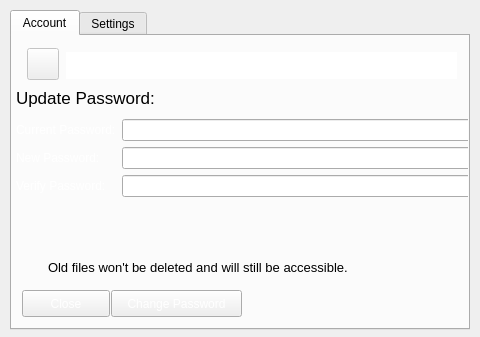
<?xml version="1.0" encoding="UTF-8"?>
<ui version="4.0">
 <class>Form</class>
 <widget class="QWidget" name="Form">
  <property name="windowModality">
   <enum>Qt::WindowModal</enum>
  </property>
  <property name="geometry">
   <rect>
    <x>0</x>
    <y>0</y>
    <width>480</width>
    <height>337</height>
   </rect>
  </property>
  <property name="sizePolicy">
   <sizepolicy hsizetype="Fixed" vsizetype="Fixed">
    <horstretch>0</horstretch>
    <verstretch>0</verstretch>
   </sizepolicy>
  </property>
  <property name="windowTitle">
   <string>Oprivstor Settings</string>
  </property>
  <property name="styleSheet">
   <string notr="true"/>
  </property>
  <widget class="QTabWidget" name="tabWidget">
   <property name="geometry">
    <rect>
     <x>10</x>
     <y>10</y>
     <width>460</width>
     <height>320</height>
    </rect>
   </property>
   <property name="minimumSize">
    <size>
     <width>460</width>
     <height>320</height>
    </size>
   </property>
   <property name="maximumSize">
    <size>
     <width>460</width>
     <height>320</height>
    </size>
   </property>
   <property name="styleSheet">
    <string notr="true"/>
   </property>
   <property name="tabPosition">
    <enum>QTabWidget::North</enum>
   </property>
   <property name="currentIndex">
    <number>0</number>
   </property>
   <widget class="QWidget" name="tab">
    <attribute name="title">
     <string>Account</string>
    </attribute>
    <widget class="QPushButton" name="profile_image">
     <property name="enabled">
      <bool>false</bool>
     </property>
     <property name="geometry">
      <rect>
       <x>15</x>
       <y>12</y>
       <width>32</width>
       <height>32</height>
      </rect>
     </property>
     <property name="minimumSize">
      <size>
       <width>32</width>
       <height>32</height>
      </size>
     </property>
     <property name="maximumSize">
      <size>
       <width>32</width>
       <height>32</height>
      </size>
     </property>
     <property name="focusPolicy">
      <enum>Qt::NoFocus</enum>
     </property>
     <property name="text">
      <string/>
     </property>
     <property name="icon">
      <iconset>
       <normaloff>../icons/profile_image.png</normaloff>../icons/profile_image.png</iconset>
     </property>
     <property name="iconSize">
      <size>
       <width>32</width>
       <height>32</height>
      </size>
     </property>
     <property name="flat">
      <bool>false</bool>
     </property>
    </widget>
    <widget class="QLineEdit" name="username_field">
     <property name="geometry">
      <rect>
       <x>54</x>
       <y>16</y>
       <width>391</width>
       <height>27</height>
      </rect>
     </property>
     <property name="focusPolicy">
      <enum>Qt::NoFocus</enum>
     </property>
     <property name="frame">
      <bool>false</bool>
     </property>
     <property name="readOnly">
      <bool>true</bool>
     </property>
    </widget>
    <widget class="QWidget" name="verticalLayoutWidget">
     <property name="geometry">
      <rect>
       <x>4</x>
       <y>47</y>
       <width>469</width>
       <height>221</height>
      </rect>
     </property>
     <layout class="QVBoxLayout" name="verticalLayout" stretch="0,0,0,0">
      <property name="topMargin">
       <number>0</number>
      </property>
      <property name="bottomMargin">
       <number>20</number>
      </property>
      <item>
       <widget class="QLabel" name="label">
        <property name="minimumSize">
         <size>
          <width>0</width>
          <height>30</height>
         </size>
        </property>
        <property name="maximumSize">
         <size>
          <width>450</width>
          <height>30</height>
         </size>
        </property>
        <property name="font">
         <font>
          <pointsize>13</pointsize>
         </font>
        </property>
        <property name="styleSheet">
         <string notr="true"/>
        </property>
        <property name="text">
         <string>Update Password:</string>
        </property>
       </widget>
      </item>
      <item>
       <layout class="QFormLayout" name="formLayout">
        <item row="0" column="0">
         <widget class="QLabel" name="label_2">
          <property name="styleSheet">
           <string notr="true">color: white</string>
          </property>
          <property name="text">
           <string>Current Password:</string>
          </property>
         </widget>
        </item>
        <item row="1" column="0">
         <widget class="QLabel" name="label_3">
          <property name="styleSheet">
           <string notr="true">color: white</string>
          </property>
          <property name="text">
           <string>New Password:</string>
          </property>
         </widget>
        </item>
        <item row="0" column="1">
         <widget class="QLineEdit" name="current_password">
          <property name="echoMode">
           <enum>QLineEdit::Password</enum>
          </property>
         </widget>
        </item>
        <item row="1" column="1">
         <widget class="QLineEdit" name="new_password">
          <property name="echoMode">
           <enum>QLineEdit::Password</enum>
          </property>
         </widget>
        </item>
        <item row="2" column="0">
         <widget class="QLabel" name="label_8">
          <property name="styleSheet">
           <string notr="true">color: white</string>
          </property>
          <property name="text">
           <string>Verify Password:</string>
          </property>
         </widget>
        </item>
        <item row="2" column="1">
         <widget class="QLineEdit" name="new_password_verify">
          <property name="echoMode">
           <enum>QLineEdit::Password</enum>
          </property>
         </widget>
        </item>
       </layout>
      </item>
      <item>
       <widget class="QLabel" name="error_message">
        <property name="maximumSize">
         <size>
          <width>16777215</width>
          <height>25</height>
         </size>
        </property>
        <property name="text">
         <string/>
        </property>
       </widget>
      </item>
      <item>
       <layout class="QHBoxLayout" name="horizontalLayout_2">
        <property name="spacing">
         <number>0</number>
        </property>
        <item>
         <widget class="QPushButton" name="pushButton_4">
          <property name="enabled">
           <bool>false</bool>
          </property>
          <property name="minimumSize">
           <size>
            <width>32</width>
            <height>32</height>
           </size>
          </property>
          <property name="maximumSize">
           <size>
            <width>32</width>
            <height>32</height>
           </size>
          </property>
          <property name="text">
           <string/>
          </property>
          <property name="icon">
           <iconset>
            <normaloff>../icons/information_image.png</normaloff>../icons/information_image.png</iconset>
          </property>
          <property name="iconSize">
           <size>
            <width>32</width>
            <height>32</height>
           </size>
          </property>
          <property name="flat">
           <bool>true</bool>
          </property>
         </widget>
        </item>
        <item>
         <widget class="QLabel" name="label_4">
          <property name="maximumSize">
           <size>
            <width>16777215</width>
            <height>25</height>
           </size>
          </property>
          <property name="font">
           <font>
            <pointsize>10</pointsize>
           </font>
          </property>
          <property name="styleSheet">
           <string notr="true"/>
          </property>
          <property name="text">
           <string>Old files won't be deleted and will still be accessible.</string>
          </property>
         </widget>
        </item>
       </layout>
      </item>
     </layout>
    </widget>
    <widget class="QPushButton" name="change_password_button">
     <property name="geometry">
      <rect>
       <x>99</x>
       <y>254</y>
       <width>131</width>
       <height>27</height>
      </rect>
     </property>
     <property name="styleSheet">
      <string notr="true">color: white</string>
     </property>
     <property name="text">
      <string>Change Password</string>
     </property>
    </widget>
    <widget class="QPushButton" name="cancel_button">
     <property name="geometry">
      <rect>
       <x>10</x>
       <y>254</y>
       <width>88</width>
       <height>27</height>
      </rect>
     </property>
     <property name="styleSheet">
      <string notr="true">color:white</string>
     </property>
     <property name="text">
      <string>Close</string>
     </property>
    </widget>
   </widget>
   <widget class="QWidget" name="tab_2">
    <attribute name="title">
     <string>Settings</string>
    </attribute>
    <widget class="QWidget" name="gridLayoutWidget">
     <property name="geometry">
      <rect>
       <x>10</x>
       <y>50</y>
       <width>441</width>
       <height>181</height>
      </rect>
     </property>
     <layout class="QGridLayout" name="gridLayout" rowminimumheight="0,0" columnminimumwidth="0,0,0">
      <property name="horizontalSpacing">
       <number>6</number>
      </property>
      <property name="verticalSpacing">
       <number>0</number>
      </property>
      <item row="1" column="0">
       <widget class="QLabel" name="label_6">
        <property name="styleSheet">
         <string notr="true">color:white</string>
        </property>
        <property name="text">
         <string>Download Folder:</string>
        </property>
       </widget>
      </item>
      <item row="0" column="1">
       <widget class="QLineEdit" name="tmp_folder_field">
        <property name="readOnly">
         <bool>true</bool>
        </property>
       </widget>
      </item>
      <item row="0" column="0">
       <widget class="QLabel" name="label_5">
        <property name="styleSheet">
         <string notr="true">color:white</string>
        </property>
        <property name="text">
         <string>Temp Folder:</string>
        </property>
       </widget>
      </item>
      <item row="1" column="1">
       <widget class="QLineEdit" name="download_folder_field">
        <property name="readOnly">
         <bool>true</bool>
        </property>
       </widget>
      </item>
      <item row="0" column="2">
       <widget class="QPushButton" name="open_temp_button">
        <property name="minimumSize">
         <size>
          <width>30</width>
          <height>30</height>
         </size>
        </property>
        <property name="maximumSize">
         <size>
          <width>30</width>
          <height>30</height>
         </size>
        </property>
        <property name="focusPolicy">
         <enum>Qt::ClickFocus</enum>
        </property>
        <property name="text">
         <string/>
        </property>
       </widget>
      </item>
      <item row="1" column="2">
       <widget class="QPushButton" name="open_download_button">
        <property name="minimumSize">
         <size>
          <width>30</width>
          <height>30</height>
         </size>
        </property>
        <property name="maximumSize">
         <size>
          <width>30</width>
          <height>30</height>
         </size>
        </property>
        <property name="focusPolicy">
         <enum>Qt::ClickFocus</enum>
        </property>
        <property name="text">
         <string/>
        </property>
       </widget>
      </item>
     </layout>
    </widget>
    <widget class="QPushButton" name="save_button">
     <property name="geometry">
      <rect>
       <x>94</x>
       <y>254</y>
       <width>88</width>
       <height>27</height>
      </rect>
     </property>
     <property name="styleSheet">
      <string notr="true">color:white</string>
     </property>
     <property name="text">
      <string>Save</string>
     </property>
    </widget>
    <widget class="QPushButton" name="pushButton_2">
     <property name="geometry">
      <rect>
       <x>5</x>
       <y>254</y>
       <width>88</width>
       <height>27</height>
      </rect>
     </property>
     <property name="styleSheet">
      <string notr="true">color:white</string>
     </property>
     <property name="text">
      <string>Close</string>
     </property>
    </widget>
    <widget class="QWidget" name="horizontalLayoutWidget">
     <property name="geometry">
      <rect>
       <x>9</x>
       <y>11</y>
       <width>441</width>
       <height>34</height>
      </rect>
     </property>
     <layout class="QHBoxLayout" name="horizontalLayout">
      <item>
       <widget class="QPushButton" name="pushButton_3">
        <property name="enabled">
         <bool>false</bool>
        </property>
        <property name="minimumSize">
         <size>
          <width>32</width>
          <height>32</height>
         </size>
        </property>
        <property name="maximumSize">
         <size>
          <width>32</width>
          <height>32</height>
         </size>
        </property>
        <property name="focusPolicy">
         <enum>Qt::NoFocus</enum>
        </property>
        <property name="text">
         <string/>
        </property>
        <property name="icon">
         <iconset>
          <normaloff>../icons/settings_image.png</normaloff>../icons/settings_image.png</iconset>
        </property>
        <property name="iconSize">
         <size>
          <width>26</width>
          <height>26</height>
         </size>
        </property>
        <property name="flat">
         <bool>true</bool>
        </property>
       </widget>
      </item>
      <item>
       <spacer name="horizontalSpacer">
        <property name="orientation">
         <enum>Qt::Horizontal</enum>
        </property>
        <property name="sizeType">
         <enum>QSizePolicy::Fixed</enum>
        </property>
        <property name="sizeHint" stdset="0">
         <size>
          <width>5</width>
          <height>15</height>
         </size>
        </property>
       </spacer>
      </item>
      <item>
       <widget class="QLabel" name="label_7">
        <property name="font">
         <font>
          <pointsize>13</pointsize>
         </font>
        </property>
        <property name="styleSheet">
         <string notr="true"/>
        </property>
        <property name="text">
         <string>Set Temporary And Download Folder</string>
        </property>
       </widget>
      </item>
     </layout>
    </widget>
   </widget>
  </widget>
 </widget>
 <resources/>
 <connections>
  <connection>
   <sender>pushButton_2</sender>
   <signal>clicked()</signal>
   <receiver>Form</receiver>
   <slot>close()</slot>
   <hints>
    <hint type="sourcelabel">
     <x>153</x>
     <y>302</y>
    </hint>
    <hint type="destinationlabel">
     <x>286</x>
     <y>379</y>
    </hint>
   </hints>
  </connection>
  <connection>
   <sender>cancel_button</sender>
   <signal>clicked()</signal>
   <receiver>Form</receiver>
   <slot>close()</slot>
   <hints>
    <hint type="sourcelabel">
     <x>223</x>
     <y>303</y>
    </hint>
    <hint type="destinationlabel">
     <x>282</x>
     <y>345</y>
    </hint>
   </hints>
  </connection>
 </connections>
</ui>
